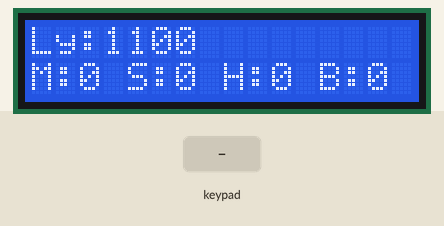
Simulated run of this sketch. Board: Arduino Uno, built with avr-gcc and run on an emulated ATmega328P. On the bench: 16×2 character LCD. The inputs (shaded band) are chosen by the test bench. No radio packets arrive unless stated; what the sketch prints to the serial monitor is not drawn.

Above: at 1.2 s.
1.3 s: key 'S' pressed
At 2.5 s:
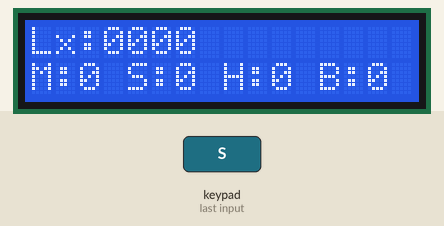
2.8 s: key 'S' pressed
At 3.6 s:
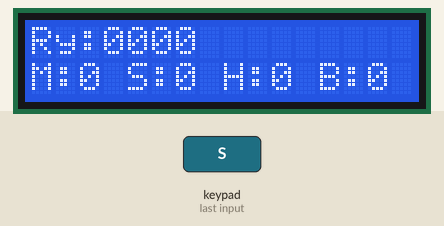
4.3 s: key 'S' pressed
At 4.8 s:
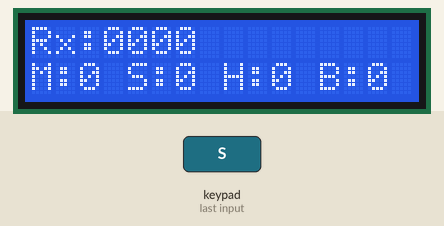
5.8 s: key '+' pressed
At 7.2 s:
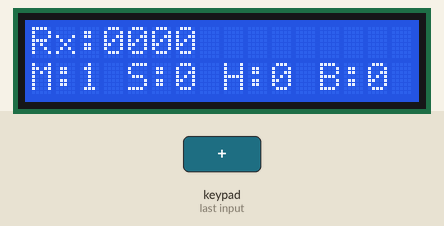
Timing chart, 0 to 7.4 s (numbered marks = the images above; inputs shaded):
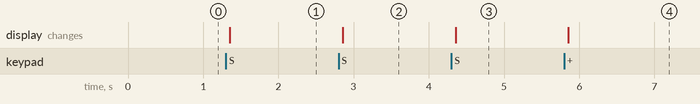

The sketch:

v3_2_1Master_PS2.ino
```cpp
#include <PS2X_lib.h>
#include <SPI.h>
#include <nRF24L01.h>
#include <RF24.h>
#include <Wire.h>
#include <LCD.h>
#include <LiquidCrystal_I2C.h>
#include <printf.h>


//---NRF24L01---
#define CE_PIN 7
#define CSN_PIN 8
const byte slaveAddress[5] = {'R','x','A','A','A'};
//const byte masterAddress[5] = {'T','X','A','A','A'};
int dataToSend[5];

RF24 radio(CE_PIN, CSN_PIN);
bool newData = false;
float currentMillis;
float prevMillis;
float txIntervalMillis;
int i = 1;


//---LCD---
#define I2C_ADDR          0x27 //0x27 Blue, 0x3F Green
#define BACKLIGHT_PIN      3
#define En_pin             2
#define Rw_pin             1
#define Rs_pin             0
#define D4_pin             4
#define D5_pin             5
#define D6_pin             6
#define D7_pin             7
LiquidCrystal_I2C      lcd(I2C_ADDR, En_pin,Rw_pin,Rs_pin,D4_pin,D5_pin,D6_pin,D7_pin);

//---PS2---
#define clk 5
#define cmd 2
#define att 6
#define dat 3
PS2X ps2x;
int error = 0;
bool motorRun = false;
bool hoverRun = false;
bool boostRun = false;
int square1 = 0;
bool triangle1 = false;
float Lx = 0;
float Ly = 0;
bool lButton = false;
float Rx = 0;
float Ry = 0;
int RxNew = 0;
int RyNew = 0;
int LyNew = 0;
int LxNew = 0;
bool rButton = false;
int centreRange = 15;
float rateOfChange = 1;
float rocLow = 2;
float rocHigh = 100;

int t_0=0;
int t_1=0;
int tSet=5;//120millis per cycle

void setup() {
    Serial.begin(115200);
    printf_begin();

  //---LCD---
    lcd.begin (16,2);
    lcd.setBacklightPin(BACKLIGHT_PIN,POSITIVE);
    lcd.setBacklight(HIGH);
    lcd.setCursor(0,0);
    lcd.print("Master");
    lcd.setCursor(0,1);
    lcd.print("Starting");
    Serial.println("Master Starting");
    //lcd.clear();

 //---NRF24L01---
    radio.begin();
    radio.setDataRate( RF24_250KBPS );
    radio.setRetries(15,15); // delay, count
    radio.openWritingPipe(slaveAddress);
    radio.setPALevel(RF24_PA_MIN);
    radio.stopListening();

Serial.println(radio.isChipConnected());
radio.printDetails();
    send();

  //---PS2---
    if(ps2x.config_gamepad(clk,cmd,att,dat, true, true) == 1||ps2x.config_gamepad(clk,cmd,att,dat, true, true) == 2||ps2x.config_gamepad(clk,cmd,att,dat, true, true) == 3)
    {
      Serial.println("Controller error");
    }

    Serial.println("Setup Finished");
}

void loop() {
  Serial.println("Before update PS2");
  //---PS2---
  updatePS2();
  if (triangle1 == 0){
    rateOfChange = rocLow;
  }
  else{
    rateOfChange = rocHigh;
  }
Serial.println("Before send");


  send();
Serial.println("Before LCD");

  //---LCD---
  char buffer1[7] ="";
  lcd.setCursor(0,0);
  switch(square1){
    case 0:
      sprintf(buffer1, "Ly:%04d",(int)LyNew); break;
    case 1:
      sprintf(buffer1, "Lx:%04d",(int)LxNew); break;
    case 2:
      sprintf(buffer1, "Ry:%04d",(int)RyNew); break;
    case 3:
      sprintf(buffer1, "Rx:%04d",(int)RxNew); break;
   }
  lcd.print(buffer1);
  lcd.setCursor(7,0);
  char buffer3[9] = "";

  lcd.print(buffer3);
  char buffer2[16] ="";
  sprintf(buffer2,"M:%d S:%d H:%d B:%d", motorRun, triangle1, hoverRun, boostRun);
  lcd.setCursor(0,1);
  lcd.print(buffer2);


  Serial.println("voidLoop Finished\n");
  t_0 = millis();
}


void updatePS2(){
  ps2x.read_gamepad();
  //current uses Start, Buttons, Triggers, Square, Triangle
  if(ps2x.ButtonPressed(PSB_GREEN))
    if(triangle1 == false){
      triangle1 = true;
    }
    else{
      triangle1 = false;
    }
  if(ps2x.ButtonPressed(PSB_PINK)) {
    square1++;
         if (square1 > 3){
          square1 = 0;
         }
  }
  if(ps2x.ButtonPressed(PSB_START)) {
    if(motorRun == false){
      motorRun = true;
    }
    else{
      motorRun = false;
    }
    Serial.print("motor: ");
    Serial.println(motorRun);
  }
  if(ps2x.ButtonPressed(PSB_L1)||ps2x.ButtonPressed(PSB_R1)) {
    if(hoverRun == false){
      hoverRun = true;
    }
    else{
      hoverRun = false;
    }
    Serial.print("hover: ");
    Serial.println(hoverRun);
  }
  if(ps2x.ButtonPressed(PSB_L2)||ps2x.ButtonPressed(PSB_R2)) {
    if(boostRun == false){
      boostRun = true;
    }
    else{
      boostRun = false;
    }
    Serial.print("run: ");
    Serial.println(boostRun);
  }

  t_1 = millis()-t_0+t_1;

  //if (t_1>tSet){
  Ly = map(ps2x.Analog(PSS_LY),0,255,255,0)*0.01;
  Serial.println(Ly);
  Ly = pow(Ly,10);//max 11625.23, min 0, middle 10.92
  Serial.println(Ly);
  Ly = map(Ly,10.92,11625.23,1100,1350);//For position based throttle
  //Ly = map(Ly,0,255,-100,100); //For acceleration based throttle
  Serial.println(Ly);

  Lx = ps2x.Analog(PSS_LX);
  Lx = map(Lx,0,255,-100,100);

  Ry = ps2x.Analog(PSS_RY);
  Ry = map(Ry,0,255,20,-20);

  Rx = map(ps2x.Analog(PSS_RX),0,255,255,0);
  Rx = map(Rx,0,255,20,-20);

  if(Lx < centreRange && Lx > centreRange*-1){
    Lx = 0;
  }
  if(Ry < centreRange && Ry > centreRange*-1){
    Ry = 0;
  }
  if(Rx < centreRange && Rx > centreRange*-1){
    Rx = 0;
  }
  t_1=0;
  t_0 = millis();

  //}


/*
  LxNew = sensitivity(Lx,0);
  LyNew = sensitivity(Ly,1);
  RxNew = sensitivity(Rx,2);
  RyNew = sensitivity(Ry,3);
  */
  LxNew = Lx;
  LyNew = Ly;
  RxNew = Rx;
  RyNew = Ry;
  Serial.println(LyNew);

}

float sensitivity (int joy, int joyWhich){
  float joyNew;

  if (joyWhich == 0){
    joyNew = LxNew;
  }
  else if (joyWhich == 1){
    joyNew = LyNew;
  }
  else if(joyWhich == 2){
    joyNew = RxNew;
  }
  else{
    joyNew = RyNew;
  }


  if(joy>0)
    if (joyNew + rateOfChange < joy){
      joyNew += rateOfChange;
    }
    else {
      joyNew = joy;
    }
  else if(joy<0){
    if (joyNew - rateOfChange > joy){
      joyNew -= rateOfChange;
    }
    else {
      joyNew = joy;
    }
  }
  else{
    joyNew=0;
  }
  return joyNew;
  }


void send() {

    bool rslt;
    Serial.println("Before rslt");
    rslt = radio.write( &dataToSend, sizeof(dataToSend) );
    Serial.print("Data Sent ");
    //Serial.print(dataToSend);
    if (rslt) {
        Serial.println("  Acknowledge received");
        updateMessage();
    }
    else {
        Serial.println("  Tx failed");
    }

    prevMillis = millis();

}


void updateMessage() {
    dataToSend[0] = LxNew;
    dataToSend[1] = LyNew;
    dataToSend[2] = RxNew;
    dataToSend[3] = RyNew;
    dataToSend[4] = motorRun;
    //dataToSend[5] = hoverRun;
    //dataToSend[6] = boostRun;


}
```

Measured:
- after the input at 1.3 s, the display: changes after 0.05 s (image 1)
- after the input at 2.8 s, the display: changes after 0.05 s (image 2)
- after the input at 4.3 s, the display: changes after 0.06 s (image 3)
- after the input at 5.8 s, the display: changes after 0.06 s (image 4)
